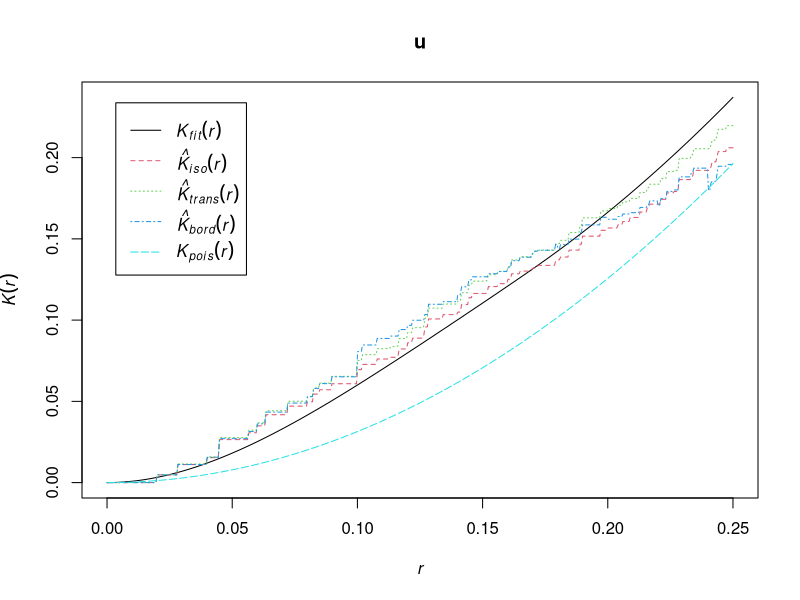

Recreate this plot in R.
library(spatstat)


### Name: matclust.estK
### Title: Fit the Matern Cluster Point Process by Minimum Contrast
### Aliases: matclust.estK
### Keywords: spatial models

### ** Examples

    data(redwood)
    u <- matclust.estK(redwood, c(kappa=10, scale=0.1))
    u
    plot(u)
